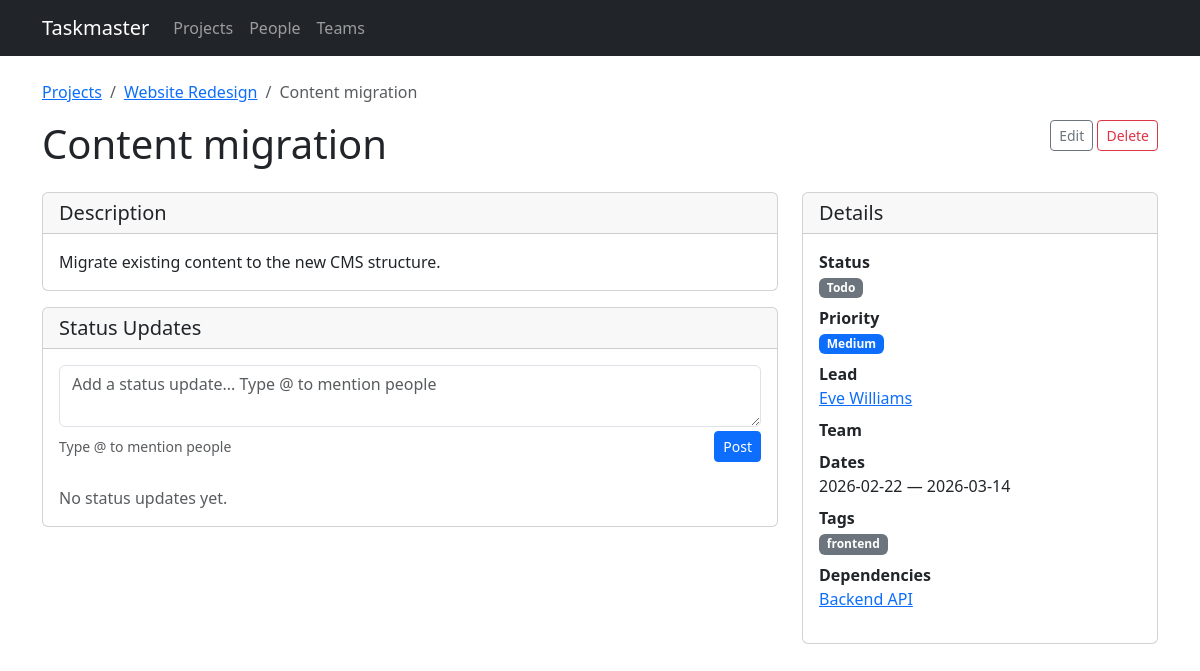
Before: /tasks/4 with the older database file.
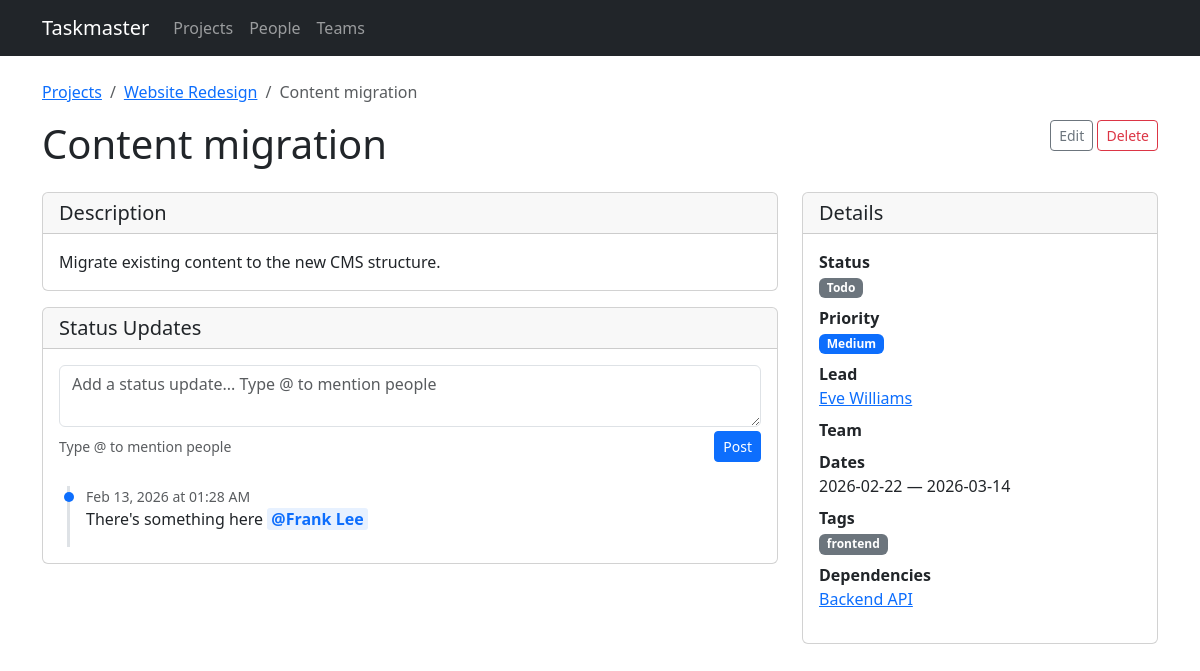
After: the same page with the newer database file.
### models.py (models this page shows, shortened)
class Tag(db.Model):
    id = db.Column(db.Integer, primary_key=True)
    name = db.Column(db.String(50), unique=True, nullable=False)

class Task(db.Model):
    id = db.Column(db.Integer, primary_key=True)
    title = db.Column(db.String(200), nullable=False)
    description = db.Column(db.Text)
    project_id = db.Column(db.Integer, db.ForeignKey('project.id'), nullable=False)
    start_date = db.Column(db.Date, nullable=False)
    end_date = db.Column(db.Date, nullable=False)
    status = db.Column(db.String(20), default='todo')  # todo, in_progress, done
    priority = db.Column(db.String(20), default='medium')  # low, medium, high, critical
    assignments = db.relationship('TaskAssignment', backref='task', lazy=True,
                                   cascade='all, delete-orphan')
    tags = db.relationship('Tag', secondary=task_tags, backref=db.backref('tasks', lazy=True))
    status_updates = db.relationship('StatusUpdate', backref='task', lazy=True,
                                     order_by='StatusUpdate.created_at.desc()',
                                     cascade='all, delete-orphan')
    dependencies = db.relationship(
        'Task',
        secondary='task_dependency',
        primaryjoin='Task.id == TaskDependency.task_id',
        secondaryjoin='Task.id == TaskDependency.depends_on_id',
        backref=db.backref('dependents', lazy=True),
        lazy=True,
    )
    @property
    def lead(self):
        for a in self.assignments:
            if a.is_lead:
                return a.person
        return None
    @property
    def assignees(self):
        return [a.person for a in self.assignments]

class StatusUpdate(db.Model):
    id = db.Column(db.Integer, primary_key=True)
    task_id = db.Column(db.Integer, db.ForeignKey('task.id'), nullable=False)
    content = db.Column(db.Text, nullable=False)
    created_at = db.Column(db.DateTime, default=datetime.utcnow)
    mentions = db.relationship('Person', secondary=status_update_mentions,
                               backref=db.backref('mentioned_in', lazy=True))

class Person(db.Model):
    id = db.Column(db.Integer, primary_key=True)
    name = db.Column(db.String(120), nullable=False)
    email = db.Column(db.String(120))
    team_id = db.Column(db.Integer, db.ForeignKey('team.id'))
    assignments = db.relationship('TaskAssignment', backref='person', lazy=True)

### routes/tasks.py (the view)
@bp.route('/tasks/<int:id>')
def detail(id):
    task = Task.query.get_or_404(id)
    return render_template('tasks/detail.html', task=task)

### templates/tasks/detail.html (shortened to what the changed rows need)
{% extends "base.html" %}
{% block content %}
<div class="d-flex justify-content-between align-items-start mb-3">
    <h1>{{ task.title }}</h1>
</div>
<div class="row g-4">
    <div class="col-md-8">
        <div class="card">
            <div class="card-body">
                <form method="post" action="{{ url_for('tasks.add_status_update', id=task.id) }}" class="mb-4">
                    <div class="mb-1">
                    </div>
                    <div class="d-flex justify-content-between align-items-center">
                    </div>
                </form>
                {% if task.status_updates %}
                <div class="status-timeline">
                    {% for update in task.status_updates %}
                    <div class="update-item">
                        <div class="text-muted small">{{ update.created_at.strftime('%b %d, %Y at %I:%M %p') }}</div>
                        <div>{{ update.content|render_mentions }}</div>
                    </div>
                    {% endfor %}
                </div>
                {% else %}
                <p class="text-muted mb-0">No status updates yet.</p>
                {% endif %}
            </div>
        </div>
    </div>
    <div class="col-md-4">
        <div class="card">
            <div class="card-body">
                <dl>
                    <dd>
                        {% for tag in task.tags %}
                        <span class="badge bg-secondary">{{ tag.name }}</span>
                        {% else %}
                        <span class="text-muted">None</span>
                        {% endfor %}
                    </dd>
                    <dd>
                        {% for dep in task.dependencies %}
                        <a href="{{ url_for('tasks.detail', id=dep.id) }}" class="d-block">{{ dep.title }}</a>
                        {% else %}
                        <span class="text-muted">None</span>
                        {% endfor %}
                    </dd>
                </dl>
            </div>
        </div>
    </div>
</div>
{% endblock %}

Changed rows visible on the page:
added StatusUpdate: created_at "Feb 13, 2026 at 01:28 AM", content|render_mentions "There's something here @Frank Lee"
Other visible differences:
text no longer shown: "No status updates yet."
